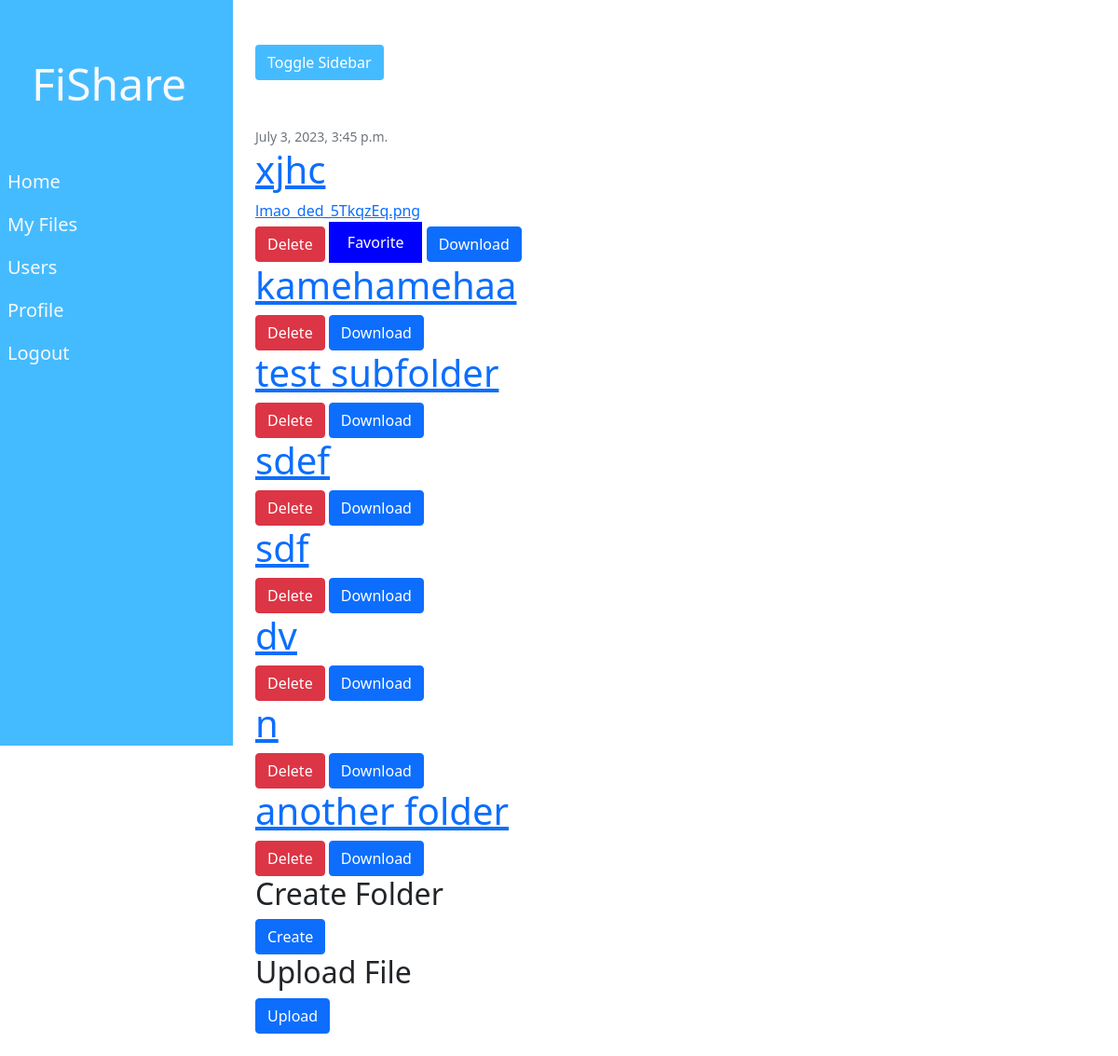
Page /all_users/my_files/10/ (signed in) on the earlier database version.
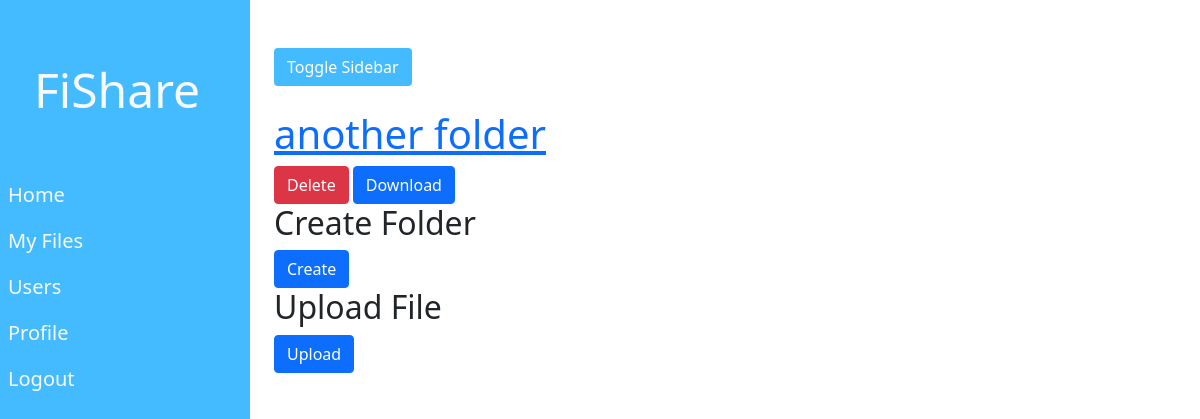
Same page on the later database version.
### root/models.py (models this page shows, shortened)
class AllFiles(models.Model):
    owner= models.ForeignKey(User, on_delete=models.CASCADE)
    title= models.CharField(max_length=100)
    file=models.FileField(upload_to='all_files/', default='')
    created_at=models.DateTimeField(auto_now_add=True,)
    folder = models.ForeignKey(Folder, on_delete=models.CASCADE, null=True, blank=True)
    is_favorite = models.BooleanField(default=False)

class Folder(models.Model):
    name = models.CharField(max_length=255)
    user = models.ForeignKey(User, on_delete=models.CASCADE)
    parent_folder = models.ForeignKey('self', on_delete=models.CASCADE, null=True, blank=True)

### root/views.py (the view)
# urls.py: path('my_files/',MyFileFolderView.as_view(),name='all_files'),
class MyFileFolderView(TemplateView):
    template_name = 'root/all_files.html'
    def get_context_data(self, **kwargs):
        context = super().get_context_data(**kwargs)
        folder_id=None
        folder_id = self.kwargs.get('parent_folder_id')
        folderuser=None
        logged_user=None
        logged_user=self.kwargs.get('user_id')
        if logged_user:
            logged_user=self.kwargs.get('user_id')
        elif folder_id:
            folderuser=Folder.objects.get(id=folder_id)
            logged_user=folderuser.user
        else:
            logged_user=self.request.user
        if folder_id:
            files = AllFiles.objects.filter(owner=logged_user,folder=folder_id)
        else:
            files = AllFiles.objects.filter(owner=logged_user, folder=None)
        if folder_id:
            folders = Folder.objects.filter(user=logged_user, parent_folder=folder_id)
        else:
            folders = Folder.objects.filter(user=logged_user, parent_folder=None)
        context['files'] = files
        context['folders'] = folders
        context['folderuser']=logged_user
        return context

### root/templatetags/custom_filters.py (called while the page is built)
@register.filter
def basename(value):
    return os.path.basename(value)

### root/templates/root/subfolder.html (shortened to what this page needs)
{% extends "root/base.html" %} {% load crispy_forms_tags %}
 {% load custom_filters %} {% block content %} {% for post in files %}
<article class="media content-section">
  <div class="media-body">
    <div class="article-metadata">
      <small class="text-muted">{{post.created_at}}</small>
    </div>
    <h1>
      <a class="article-title" href="#">{{post.title}}</a>
    </h1>
    <a class="article-content">{{ post.file.name|basename}}</a>
    <form action="{% url 'delete_file' post.pk %}" method="POST">
      {% if request.user == post.owner%}
      <button type="submit" class="btn btn-danger">Delete</button>
      <button id="favorite-button">Favorite</button>
      {% endif %}
      <a href="{% url 'download_file' post.file.path %}" class="btn btn-primary"
      >Download</a
    >
    </form>
  </div>
</article>
{% endfor %} {% for post in folders %}
<article class="media content-section">
  <div class="media-body">
    <h1>
      <a class="article-title" href="{% url 'subfolder' post.id %}"
        >{{post.name}}</a
      >
    </h1>
    {% if request.user == post.user %}
    <form action="{% url 'delete_folder' post.pk %}" method="POST">
      <button type="submit" class="btn btn-danger">Delete</button>
   {%endif%}
    <a href="{% url 'download_folder' post.id %}" class="btn btn-primary"
    >Download</a>
  </div>
</article>
{% endfor %}
{% if folderuser == request.user %}
<h2>Create Folder</h2>
<a href="{% url 'create_folder_in_folder' parent_folder_id%}" class="btn btn-primary">Create</a>
<h2>Upload File</h2>
<a href="{% url 'create_file_in_folder' parent_folder_id%}" class="btn btn-primary">Upload</a>
{% endif %}
{% endblock content %}

Differences in the rows shown:
removed AllFiles: created_at "July 3, 2023, 3:45 p.m.", title "xjhc", file.name|basename "lmao_ded_5TkqzEq.png", shows "Delete"
removed Folder: name "kamehamehaa", shows "Delete"
removed Folder: name "test subfolder", shows "Delete"
removed Folder: name "sdef", shows "Delete"
removed Folder: name "sdf", shows "Delete"
removed Folder: name "dv", shows "Delete"
removed Folder: name "n", shows "Delete"
